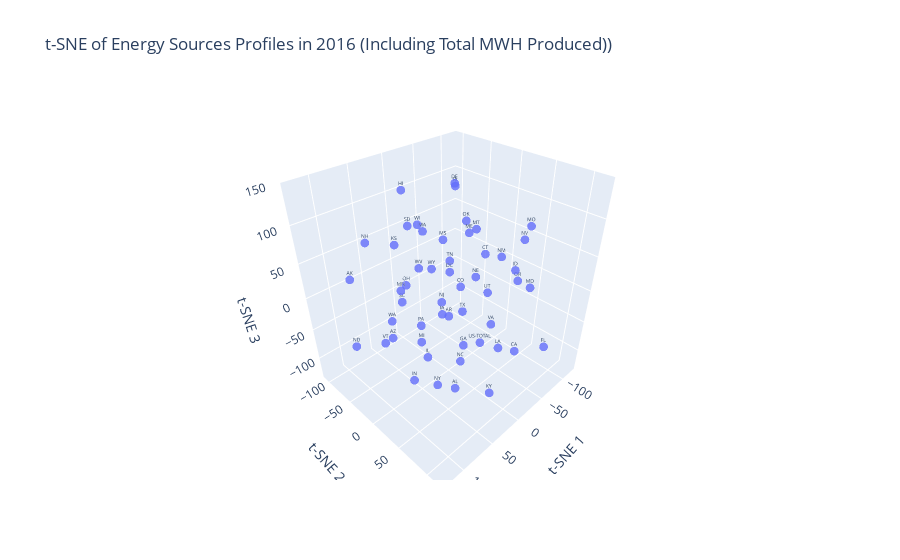

Notebook code for this chart:
### Markdown cell above
## Visualize the Euclidean distances using t-SNE to reduce dimensionality
> With total mwh produced as an extra dimension

### Code cell
# Use t-SNE to reduce dimensionality to 3D
tsne = TSNE(n_components=3, random_state=42)
reduced_data_tsne = tsne.fit_transform(data_2016)

# Create a dataframe with the reduced data
reduced_df_tsne = pd.DataFrame(reduced_data_tsne, columns=['x', 'y', 'z'])
reduced_df_tsne['State'] = data_2016.index

# Create interactive plotly scatter plot
fig = px.scatter_3d(reduced_df_tsne, x='x', y='y', z='z', text='State', hover_name='State', 
                    color_continuous_scale='viridis', opacity=0.8,
                    labels={'x': 't-SNE 1', 'y': 't-SNE 2', 'z': 't-SNE 3', 'color': 'Coal %'},
                 title='t-SNE of Energy Sources Profiles in 2016 (Including Total MWH Produced))')

fig.update_traces(marker=dict(size=3), textfont=dict(size=5))
fig.show()

### Figure 1 — Plotly figure (JSON) as saved in the notebook; plotly's stock layout.template omitted (floating-point values rounded to 4 significant figures)
{"data": [{"hovertemplate": "<b>%{hovertext}</b><br><br>t-SNE 1=%{x}<br>t-SNE 2=%{y}<br>t-SNE 3=%{z}<br>State=%{text}<extra></extra>", "hovertext": ["AK", "AL", "AR", "AZ", "CA", "CO", "CT", "DC", "DE", "FL", "GA", "HI", "IA", "ID", "IL", "IN", "KS", "KY", "LA", "MA", "MD", "ME", "MI", "MN", "MO", "MS", "MT", "NC", "ND", "NE", "NH", "NJ", "NM", "NV", "NY", "OH", "OK", "OR", "PA", "RI", "SC", "SD", "TN", "TX", "US-TOTAL", "UT", "VA", "VT", "WA", "WI", "WV", "WY"], "legendgroup": "", "marker": {"color": "#636efa", "opacity": 0.8, "size": 3, "symbol": "circle"}, "mode": "markers+text", "name": "", "scene": "scene", "showlegend": false, "text": ["AK", "AL", "AR", "AZ", "CA", "CO", "CT", "DC", "DE", "FL", "GA", "HI", "IA", "ID", "IL", "IN", "KS", "KY", "LA", "MA", "MD", "ME", "MI", "MN", "MO", "MS", "MT", "NC", "ND", "NE", "NH", "NJ", "NM", "NV", "NY", "OH", "OK", "OR", "PA", "RI", "SC", "SD", "TN", "TX", "US-TOTAL", "UT", "VA", "VT", "WA", "WI", "WV", "WY"], "textfont": {"size": 5}, "type": "scatter3d", "x": [86.1, 75.58, 57.98, 84.28, -55.19, -20.15, -65.71, 67.34, -7.805, -46.78, -12.13, 12.77, 31.52, -1.153, 9.026, 84.49, 24.99, 10.41, 19.88, 24.97, -100.5, 12.88, 36.23, 72.27, -71.5, -31.26, -35.09, 30.29, 105.5, -0.5411, 80.4, -22.02, -120.7, -108.6, 40.9, -18.26, -91.23, -51.59, -21.71, -50.08, 38.12, 67.89, -69.7, -74.93, -66.07, -70.89, -20.96, 125.4, 34.97, -38.59, -11.87, 16.48], "y": [-85.18, 86.38, 58.92, -9.194, 69.94, 1.708, 2.02, 69.78, 2.176, 117.6, 16.32, -65.8, 21.29, 97.46, -33.3, 26.76, -71.08, 83.62, 98.96, -16.19, 53.15, 44.27, -13.46, -2.627, 63.89, -41.29, 12.0, 51.11, -59.39, 43.93, -50.75, -35.45, -13.6, 31.27, 20.61, -107.0, -56.67, 66.54, -80.95, -38.1, -46.13, 10.04, -67.41, -45.29, -0.06899, 5.009, 54.2, 34.4, -75.94, -99.51, -69.13, -12.17], "z": [19.29, -48.95, 27.59, -29.2, -89.93, -0.6783, 28.81, 93.25, 142.1, -46.04, -86.2, 120.0, -5.627, 76.55, -127.5, -74.03, 49.27, -109.6, -16.82, 89.04, -16.56, 105.6, -68.63, 37.21, 89.52, 46.33, 80.14, -62.97, -61.4, 43.48, 82.41, -45.95, -5.653, 44.52, -119.8, -50.51, 46.67, 24.5, -114.4, 114.8, -19.61, 121.1, -13.51, -96.7, -125.7, -33.84, -32.37, 16.27, -70.38, 44.14, -0.916, 36.63]}], "layout": {"legend": {"tracegroupgap": 0}, "scene": {"domain": {"x": [0, 1], "y": [0, 1]}, "xaxis": {"title": {"text": "t-SNE 1"}}, "yaxis": {"title": {"text": "t-SNE 2"}}, "zaxis": {"title": {"text": "t-SNE 3"}}}, "title": {"text": "t-SNE of Energy Sources Profiles in 2016 (Including Total MWH Produced))"}}}
